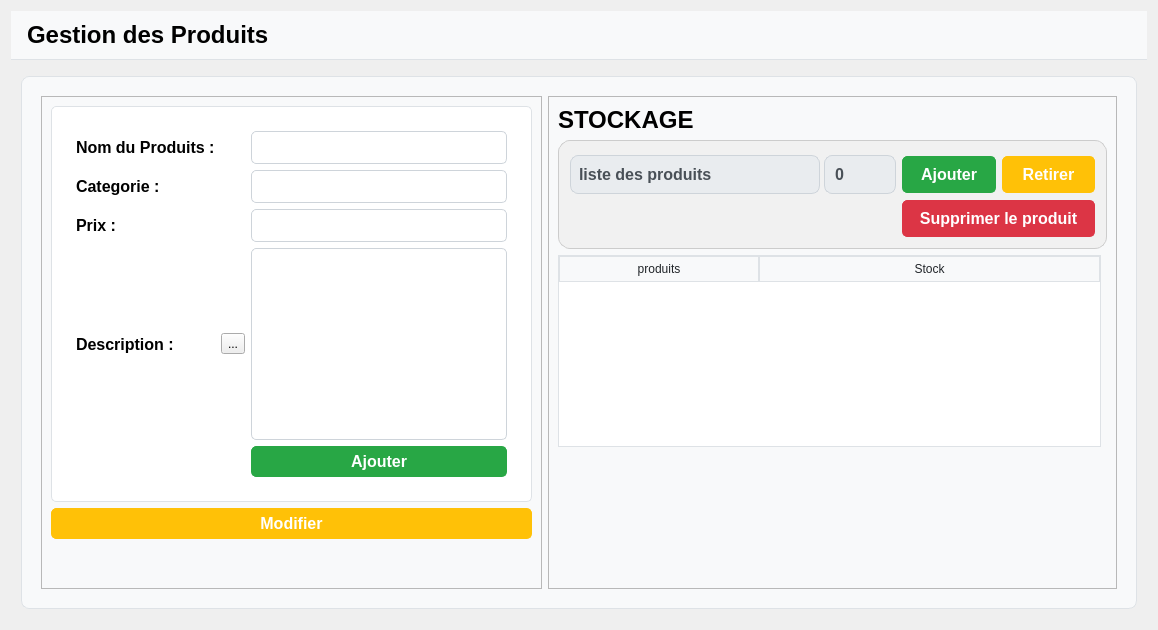
  <widget class="QWidget" name="gest_prod_page">
   <property name="styleSheet">
    <string notr="true">#gest_prod_page{background-color: rgba(255, 255, 255, 100);}
#label_title_gestprod {
    font-size: 24px;
    font-weight: bold;
    background-color: #f8f9fa;
    padding: 10px;
    border-bottom: 1px solid #dee2e6;
}

#frame_contain_gest_p {
    border: 1px solid #dee2e6;
    border-radius: 8px;
    margin: 10px;
    padding: 10px;
    background-color: #f8f9fa;
}

#frame_add_prod {
    background-color: #ffffff;
    border: 1px solid #dee2e6;
    border-radius: 5px;
    padding: 15px;
}

#label_nom_prod,
#label_catergeorie,
#label_prix,
#label_descr {
    font-size: 16px;
    font-weight: bold;
}

#nom_prod_le,
#categorie_prod_le,
#prix_prod_le,
#textEdit {
    font-size: 16px;
    padding: 5px;
    border: 1px solid #ced4da;
    border-radius: 5px;
}

#nom_prod_le:focus,
#categorie_prod_le:focus,
#prix_prod_le:focus,
#textEdit:focus {
    border-color: #80bdff;
    outline: 0;
    box-shadow: 0 0 0 0.2rem rgba(0, 123, 255, 0.25);
}

#bouton_modifier {
    background-color: #ffc107; /* Couleur jaune */
    border: 1px solid #ffc107; /* Bordure jaune */
    color: #FFFFFF; /* Couleur du texte par défaut */
    border-radius: 5px; /* Bords arrondis */
    padding: 5px 10px; /* Espacement interne du bouton */
    font-size: 16px; /* Taille de la police */
    font-weight: bold; /* Police en gras */
}

#bouton_modifier:hover {
    background-color: #e0a800; /* Couleur jaune foncée */
    border: 1px solid #e0a800; /* Bordure jaune foncée */
}

#bouton_modifier:pressed {
    background-color: #b58905; /* Couleur jaune foncée lorsque le bouton est enfoncé */
    border: 1px solid #b58905; /* Bordure jaune foncée lorsque le bouton est enfoncé */
}

#bouton_ajouter {
    background-color: #28a745; /* Couleur verte */
    border: 1px solid #28a745; /* Bordure verte */
    color: #FFFFFF; /* Couleur du texte par défaut */
    border-radius: 5px; /* Bords arrondis */
    padding: 5px 10px; /* Espacement interne du bouton */
    font-size: 16px; /* Taille de la police */
    font-weight: bold; /* Police en gras */
}

#bouton_ajouter:hover {
    background-color: #218838; /* Couleur verte foncée */
    border: 1px solid #218838; /* Bordure verte foncée */
}

#bouton_ajouter:pressed {
    background-color: #1e7e34; /* Couleur verte foncée lorsque le bouton est enfoncé */
    border: 1px solid #1e7e34; /* Bordure verte foncée lorsque le bouton est enfoncé */
}

</string>
   </property>
   <layout class="QVBoxLayout" name="verticalLayout_5">
    <item>
     <widget class="QLabel" name="label_title_gestprod">
      <property name="maximumSize">
       <size>
        <width>16777215</width>
        <height>60</height>
       </size>
      </property>
      <property name="font">
       <font>
        <pointsize>-1</pointsize>
        <bold>true</bold>
       </font>
      </property>
      <property name="text">
       <string>Gestion des Produits</string>
      </property>
     </widget>
    </item>
    <item>
     <widget class="QFrame" name="frame_contain_gest_p">
      <property name="styleSheet">
       <string notr="true"/>
      </property>
      <property name="frameShape">
       <enum>QFrame::StyledPanel</enum>
      </property>
      <property name="frameShadow">
       <enum>QFrame::Raised</enum>
      </property>
      <layout class="QHBoxLayout" name="horizontalLayout_5">
       <item>
        <widget class="QFrame" name="frame_9">
         <property name="frameShape">
          <enum>QFrame::StyledPanel</enum>
         </property>
         <property name="frameShadow">
          <enum>QFrame::Raised</enum>
         </property>
         <layout class="QVBoxLayout" name="verticalLayout_4">
          <item>
           <widget class="QFrame" name="frame_add_prod">
            <property name="maximumSize">
             <size>
              <width>600</width>
              <height>16777215</height>
             </size>
            </property>
            <layout class="QGridLayout" name="gridLayout_2">
             <item row="0" column="1">
              <widget class="QLabel" name="label_nom_prod">
               <property name="text">
                <string>Nom du Produits :</string>
               </property>
              </widget>
             </item>
             <item row="1" column="4">
              <widget class="QLineEdit" name="categorie_prod_le">
               <property name="minimumSize">
                <size>
                 <width>44</width>
                 <height>0</height>
                </size>
               </property>
               <property name="maximumSize">
                <size>
                 <width>300</width>
                 <height>60</height>
                </size>
               </property>
              </widget>
             </item>
             <item row="5" column="4">
              <widget class="QTextEdit" name="textEdit"/>
             </item>
             <item row="1" column="1">
              <widget class="QLabel" name="label_catergeorie">
               <property name="text">
                <string>Categorie :</string>
               </property>
              </widget>
             </item>
             <item row="2" column="1">
              <widget class="QLabel" name="label_prix">
               <property name="text">
                <string>Prix :</string>
               </property>
              </widget>
             </item>
             <item row="6" column="4">
              <widget class="QPushButton" name="bouton_ajouter">
               <property name="text">
                <string>Ajouter</string>
               </property>
              </widget>
             </item>
             <item row="2" column="4">
              <widget class="QLineEdit" name="prix_prod_le">
               <property name="minimumSize">
                <size>
                 <width>44</width>
                 <height>0</height>
                </size>
               </property>
               <property name="maximumSize">
                <size>
                 <width>300</width>
                 <height>60</height>
                </size>
               </property>
              </widget>
             </item>
             <item row="0" column="4">
              <widget class="QLineEdit" name="nom_prod_le">
               <property name="minimumSize">
                <size>
                 <width>44</width>
                 <height>0</height>
                </size>
               </property>
               <property name="maximumSize">
                <size>
                 <width>300</width>
                 <height>60</height>
                </size>
               </property>
              </widget>
             </item>
             <item row="5" column="1">
              <widget class="QLabel" name="label_descr">
               <property name="text">
                <string>Description :</string>
               </property>
               <property name="alignment">
                <set>Qt::AlignJustify|Qt::AlignVCenter</set>
               </property>
              </widget>
             </item>
             <item row="5" column="2">
              <widget class="QToolButton" name="toolButton">
               <property name="cursor">
                <cursorShape>PointingHandCursor</cursorShape>
               </property>
               <property name="toolTip">
                <string>&lt;b&gt;Photo&lt;b/&gt;</string>
               </property>
               <property name="text">
                <string>...</string>
               </property>
               <property name="iconSize">
                <size>
                 <width>20</width>
                 <height>20</height>
                </size>
               </property>
              </widget>
             </item>
            </layout>
           </widget>
          </item>
          <item>
           <widget class="QPushButton" name="bouton_modifier">
            <property name="maximumSize">
             <size>
              <width>600</width>
              <height>16777215</height>
             </size>
            </property>
            <property name="text">
             <string>Modifier</string>
            </property>
           </widget>
          </item>
          <item>
           <spacer name="verticalSpacer_2">
            <property name="orientation">
             <enum>Qt::Vertical</enum>
            </property>
            <property name="sizeHint" stdset="0">
             <size>
              <width>20</width>
              <height>40</height>
             </size>
            </property>
           </spacer>
          </item>
         </layout>
        </widget>
       </item>
       <item>
        <widget class="QFrame" name="frame_8">
         <property name="frameShape">
          <enum>QFrame::StyledPanel</enum>
         </property>
         <property name="frameShadow">
          <enum>QFrame::Raised</enum>
         </property>
         <layout class="QGridLayout" name="gridLayout_4">
          <item row="3" column="0">
           <widget class="QTableWidget" name="stock_tab">
            <property name="maximumSize">
             <size>
              <width>600</width>
              <height>16777215</height>
             </size>
            </property>
            <property name="styleSheet">
             <string notr="true">/* Style de la table sublime */
            QTableWidget {
                border: 1px solid #dee2e6;
                border-collapse: collapse;
                width: 100%;
                font-size: 16px;
            }

            /* Style des cellules de la table sublime */
            QTableWidget::item {
                border: 1px solid #dee2e6;
                padding: 10px;
                text-align: center;
                background-color: #f2f2f2;
                color: #333;
            }

            /* Style de l'en-tête de la table sublime */
            QTableWidget::item:selected {
                background-color: #007bff;
                color: #ffffff;
            }

            /* Style des lignes paires de la table sublime */
            QTableWidget::item:alternate {
                background-color: #e9ecef;
            }

            /* Style des lignes impaires de la table sublime */
            QTableWidget::item:!alternate {
                background-color: #ffffff;
            }

            /* Style des lignes au survol de la table sublime */
            QTableWidget::item:hover {
                background-color: #d4edda;
            }

            /* Style de l'en-tête de la table sublime */
            QHeaderView::section {
                background-color: #f8f9fa;
                color: #212529;
                padding: 3px;
                border: 1px solid #dee2e6;
                font: 700 11pt &quot;Segoe UI&quot;;
            }

            /* Style des barres de défilement de la table sublime */
            QScrollBar:vertical, QScrollBar:horizontal {
                background-color: #f8f9fa;
                width: 8px;
            }

            QScrollBar::handle:vertical, QScrollBar::handle:horizontal {
                background-color: #007bff;
                border-radius: 4px;
            }

            QScrollBar::add-line:vertical, QScrollBar::add-line:horizontal,
            QScrollBar::sub-line:vertical, QScrollBar::sub-line:horizontal {
                background: none;
            }

            QScrollBar::add-page:vertical, QScrollBar::add-page:horizontal,
            QScrollBar::sub-page:vertical, QScrollBar::sub-page:horizontal {
                background: none;
            }</string>
            </property>
            <attribute name="horizontalHeaderMinimumSectionSize">
             <number>180</number>
            </attribute>
            <attribute name="horizontalHeaderDefaultSectionSize">
             <number>200</number>
            </attribute>
            <attribute name="horizontalHeaderShowSortIndicator" stdset="0">
             <bool>true</bool>
            </attribute>
            <attribute name="horizontalHeaderStretchLastSection">
             <bool>true</bool>
            </attribute>
            <attribute name="verticalHeaderHighlightSections">
             <bool>false</bool>
            </attribute>
            <attribute name="verticalHeaderShowSortIndicator" stdset="0">
             <bool>true</bool>
            </attribute>
            <attribute name="verticalHeaderStretchLastSection">
             <bool>true</bool>
            </attribute>
            <column>
             <property name="text">
              <string>produits</string>
             </property>
            </column>
            <column>
             <property name="text">
              <string>Stock</string>
             </property>
            </column>
           </widget>
          </item>
          <item row="2" column="0" colspan="2">
           <widget class="QGroupBox" name="option_stockage">
            <property name="maximumSize">
             <size>
              <width>549</width>
              <height>110</height>
             </size>
            </property>
            <property name="styleSheet">
             <string notr="true">#option_stockage{
background-color:#f1f1f1;
border:1px solid #ccc;
border-radius:12px;
}
/* Styliser le bouton &quot;Modifier&quot; */
QPushButton#retirer_produit_btn {
    background-color: #ffc107; /* Couleur jaune */
    color: #FFFFFF; /* Couleur du texte par défaut */
    border: 1px solid #ffc107; /* Bordure jaune */
    border-radius: 5px; /* Bords arrondis */
    padding: 8px 16px; /* Espacement interne */
    font-size: 16px; /* Taille de la police */
    font-weight: bold; /* Police en gras */
}

QPushButton#retirer_produit_btn:hover {
    background-color: #e0a800; /* Couleur jaune foncée au survol */
    border: 1px solid #e0a800; /* Bordure jaune foncée au survol */
}

QPushButton#retirer_produit_btn:pressed {
    background-color: #b58905; /* Couleur jaune foncée lorsque le bouton est enfoncé */
    border: 1px solid #b58905; /* Bordure jaune foncée lorsque le bouton est enfoncé */
}
/* Styliser le bouton &quot;Supprimer&quot; */
QPushButton#supprimer_produit_btn {
    background-color: #dc3545; /* Couleur rouge */
    color: #FFFFFF; /* Couleur du texte par défaut */
    border: 1px solid #dc3545; /* Bordure rouge */
    border-radius: 5px; /* Bords arrondis */
    padding: 8px 16px; /* Espacement interne */
    font-size: 16px; /* Taille de la police */
    font-weight: bold; /* Police en gras */
}

QPushButton#supprimer_produit_btn:hover {
    background-color: #c82333; /* Couleur rouge foncée au survol */
    border: 1px solid #c82333; /* Bordure rouge foncée au survol */
}

QPushButton#supprimer_produit_btn:pressed {
    background-color: #b21f2d; /* Couleur rouge foncée lorsque le bouton est enfoncé */
    border: 1px solid #b21f2d; /* Bordure rouge foncée lorsque le bouton est enfoncé */
}
/* Styliser le bouton &quot;Ajouter&quot; */
QPushButton#ajouter_produit_btn {
    background-color: #28a745; /* Couleur verte */
    color: #FFFFFF; /* Couleur du texte par défaut */
    border: 1px solid #28a745; /* Bordure verte */
    border-radius: 5px; /* Bords arrondis */
    padding: 8px 16px; /* Espacement interne */
    font-size: 16px; /* Taille de la police */
    font-weight: bold; /* Police en gras */
}

QPushButton#ajouter_produit_btn:hover {
    background-color: #218838; /* Couleur verte foncée au survol */
    border: 1px solid #218838; /* Bordure verte foncée au survol */
}

QPushButton#ajouter_produit_btn:pressed {
    background-color: #1e7e34; /* Couleur verte foncée lorsque le bouton est enfoncé */
    border: 1px solid #1e7e34; /* Bordure verte foncée lorsque le bouton est enfoncé */
}


</string>
            </property>
            <property name="title">
             <string/>
            </property>
            <layout class="QGridLayout" name="gridLayout_3">
             <item row="0" column="1">
              <layout class="QHBoxLayout" name="layout_tool_btn">
               <item>
                <widget class="QPushButton" name="ajouter_produit_btn">
                 <property name="minimumSize">
                  <size>
                   <width>0</width>
                   <height>30</height>
                  </size>
                 </property>
                 <property name="toolTip">
                  <string>&lt;html&gt;&lt;head/&gt;&lt;body&gt;&lt;p&gt;&lt;span style=&quot; font-weight:700;&quot;&gt;Ajouter au Stock&lt;/span&gt;&lt;/p&gt;&lt;/body&gt;&lt;/html&gt;</string>
                 </property>
                 <property name="text">
                  <string>Ajouter</string>
                 </property>
                </widget>
               </item>
               <item>
                <widget class="QPushButton" name="retirer_produit_btn">
                 <property name="minimumSize">
                  <size>
                   <width>0</width>
                   <height>30</height>
                  </size>
                 </property>
                 <property name="toolTip">
                  <string>&lt;html&gt;&lt;head/&gt;&lt;body&gt;&lt;p&gt;&lt;span style=&quot; font-weight:700;&quot;&gt;Retrancher du Stock&lt;/span&gt;&lt;/p&gt;&lt;/body&gt;&lt;/html&gt;</string>
                 </property>
                 <property name="text">
                  <string>Retirer</string>
                 </property>
                </widget>
               </item>
              </layout>
             </item>
             <item row="0" column="0">
              <layout class="QHBoxLayout" name="layout_list">
               <item>
                <widget class="QComboBox" name="liste_prod_combo_box">
                 <property name="minimumSize">
                  <size>
                   <width>250</width>
                   <height>0</height>
                  </size>
                 </property>
                 <property name="styleSheet">
                  <string notr="true">/* Styliser le bouton déroulant du QComboBox */
QComboBox {
    background-color: #e9ecef; /* Couleur de fond */
    color: #495057; /* Couleur du texte par défaut */
    border: 1px solid #ced4da; /* Bordure */
    border-radius: 8px; /* Bords arrondis */
    padding: 8px; /* Espacement interne */
    font-size: 16px; /* Taille de la police */
    font-weight: bold; /* Police en gras */
}

QComboBox:hover {
    background-color: #dee2e6; /* Couleur au survol */
}

QComboBox:pressed {
    background-color: #ced4da; /* Couleur lorsque le bouton est enfoncé */
}

QComboBox::drop-down {
    width: 25px; /* Largeur de la flèche du bouton déroulant */
    border: none; /* Supprimer la bordure de la flèche */
}

QComboBox::down-arrow {
    image: url(arrow_down.png); /* Remplacer &quot;arrow_down.png&quot; par le chemin vers votre image de flèche personnalisée */
}

/* Styliser la liste déroulante du QComboBox */
QComboBox QAbstractItemView {
    background-color: #e9ecef; /* Couleur de fond de la liste déroulante */
    border: 1px solid #ced4da; /* Bordure de la liste déroulante */
    border-radius: 8px; /* Bords arrondis */
    padding: 8px; /* Espacement interne */
    font-size: 16px; /* Taille de la police */
    font-weight: bold; /* Police en gras */
    min-width: 200px; /* Largeur minimale de la liste déroulante */
}

QComboBox QAbstractItemView::item {
    height: 30px; /* Hauteur de chaque élément de la liste */
    padding: 5px 15px; /* Espacement interne des éléments */
	border-radius: 8px;
}

QComboBox QAbstractItemView::item:selected {
    background-color: #007bff; /* Couleur bleue pour l'élément sélectionné */
    color: #FFFFFF; /* Couleur du texte de l'élément sélectionné */
}

QComboBox QAbstractItemView::item:hover {
    background-color: #ced4da; /* Couleur au survol */
}
</string>
                 </property>
                 <property name="placeholderText">
                  <string>liste des produits</string>
                 </property>
                </widget>
               </item>
               <item>
                <widget class="QSpinBox" name="quantite_spin_box">
                 <property name="maximumSize">
                  <size>
                   <width>73</width>
                   <height>41</height>
                  </size>
                 </property>
                 <property name="toolTip">
                  <string>&lt;html&gt;&lt;head/&gt;&lt;body&gt;&lt;p&gt;&lt;span style=&quot; font-weight:700;&quot;&gt;Quantité&lt;/span&gt;&lt;/p&gt;&lt;/body&gt;&lt;/html&gt;</string>
                 </property>
                 <property name="styleSheet">
                  <string notr="true">/* Styliser le QSpinBox */
QSpinBox {
    background-color: #e9ecef; /* Couleur de fond */
    color: #495057; /* Couleur du texte par défaut */
    border: 1px solid #ced4da; /* Bordure */
    border-radius: 8px; /* Bords arrondis */
    padding: 8px; /* Espacement interne */
    font-size: 16px; /* Taille de la police */
    font-weight: bold; /* Police en gras */
}

QSpinBox:hover {
    background-color: #dee2e6; /* Couleur au survol */
}

QSpinBox:pressed {
    background-color: #ced4da; /* Couleur lorsque le bouton est enfoncé */
}

QSpinBox::up-button {
    subcontrol-origin: border; /* Positionnement du bouton d'incrémentation */
    subcontrol-position: top right; /* Positionnement du bouton d'incrémentation */
    width: 30px; /* Largeur du bouton d'incrémentation */
    border-left: none; /* Supprimer la bordure à gauche du bouton d'incrémentation */
    border-top-right-radius: 8px; /* Bords arrondis à droite du bouton d'incrémentation */
}

QSpinBox::up-button:hover,
QSpinBox::up-button:pressed {
    background-color: #007bff; /* Couleur bleue pour le bouton d'incrémentation au survol et lorsque le bouton est enfoncé */
    color: #FFFFFF; /* Couleur du texte du bouton d'incrémentation au survol et lorsque le bouton est enfoncé */
}

QSpinBox::down-button {
    subcontrol-origin: border; /* Positionnement du bouton de décrémentation */
    subcontrol-position: bottom right; /* Positionnement du bouton de décrémentation */
    width: 30px; /* Largeur du bouton de décrémentation */
    border-left: none; /* Supprimer la bordure à gauche du bouton de décrémentation */
    border-bottom-right-radius: 8px; /* Bords arrondis à droite du bouton de décrémentation */
}

QSpinBox::down-button:hover,
QSpinBox::down-button:pressed {
    background-color: #dc3545; /* Couleur rouge pour le bouton de décrémentation au survol et lorsque le bouton est enfoncé */
    color: #FFFFFF; /* Couleur du texte du bouton de décrémentation au survol et lorsque le bouton est enfoncé */
}

QSpinBox::up-arrow,
QSpinBox::down-arrow {
    image: url(arrow_up_down.png); /* Remplacer &quot;arrow_up_down.png&quot; par le chemin vers votre image d'icône d'incrémentation/décrémentation */
    width: 20px; /* Largeur de l'icône d'incrémentation/décrémentation */
    height: 20px; /* Hauteur de l'icône d'incrémentation/décrémentation */
}
</string>
                 </property>
                </widget>
               </item>
              </layout>
             </item>
             <item row="1" column="1">
              <widget class="QPushButton" name="supprimer_produit_btn">
               <property name="minimumSize">
                <size>
                 <width>0</width>
                 <height>30</height>
                </size>
               </property>
               <property name="maximumSize">
                <size>
                 <width>250</width>
                 <height>16777215</height>
                </size>
               </property>
               <property name="toolTip">
                <string>&lt;html&gt;&lt;head/&gt;&lt;body&gt;&lt;p align=&quot;center&quot;&gt;&lt;span style=&quot; font-weight:700;&quot;&gt;Supprimer définitivement le produit&lt;/span&gt;&lt;/p&gt;&lt;/body&gt;&lt;/html&gt;</string>
               </property>
               <property name="text">
                <string>Supprimer le produit</string>
               </property>
              </widget>
             </item>
            </layout>
           </widget>
          </item>
          <item row="0" column="0">
           <widget class="QLabel" name="label_9">
            <property name="font">
             <font>
              <pointsize>18</pointsize>
              <bold>true</bold>
             </font>
            </property>
            <property name="text">
             <string>STOCKAGE</string>
            </property>
           </widget>
          </item>
          <item row="4" column="0">
           <spacer name="verticalSpacer">
            <property name="orientation">
             <enum>Qt::Vertical</enum>
            </property>
            <property name="sizeHint" stdset="0">
             <size>
              <width>20</width>
              <height>40</height>
             </size>
            </property>
           </spacer>
          </item>
         </layout>
        </widget>
       </item>
      </layout>
     </widget>
    </item>
   </layout>
  </widget>
